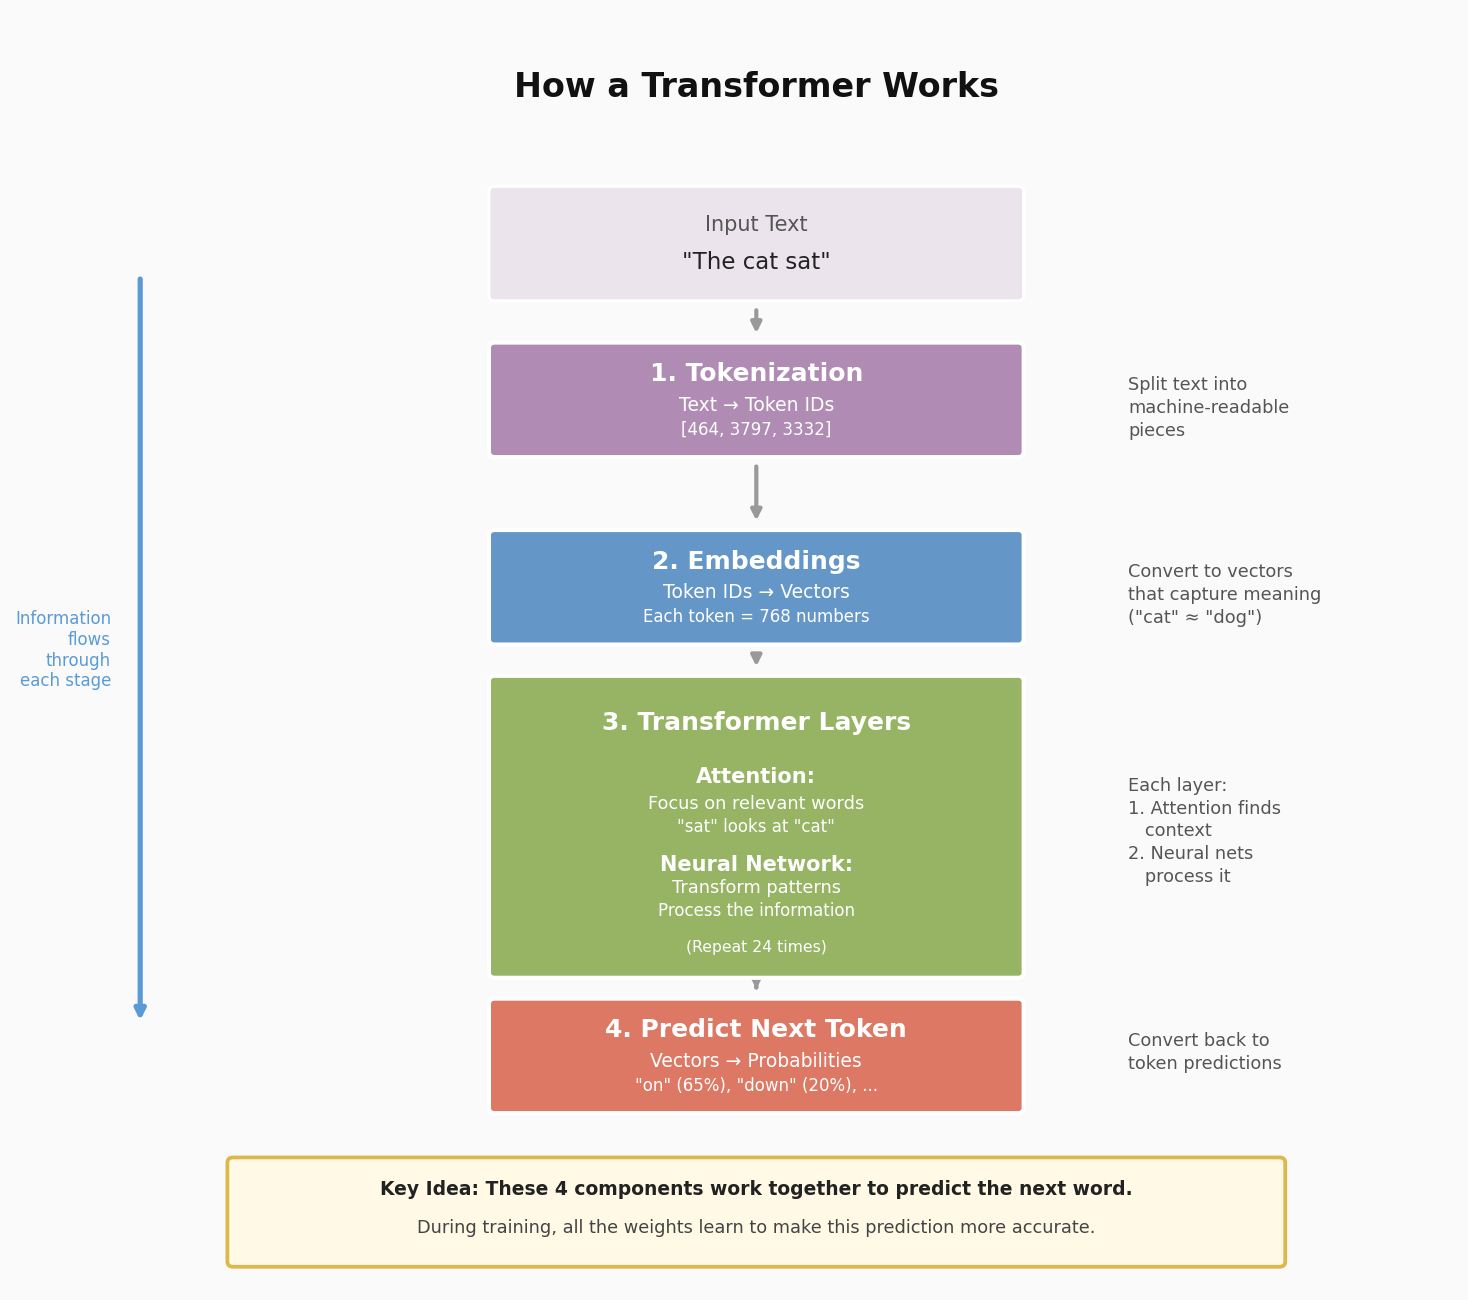

This chart was generated by the following Python code:
"""
Transformer Components: How the pieces fit together
====================================================
Shows the flow from text → tokenization → embeddings → transformer layers → output.

Generates: diagrams/base_model/transformer_components.png
"""

import matplotlib.patches as mpatches
import matplotlib.pyplot as plt

plt.rcParams.update({"font.family": "DejaVu Sans"})

# ── colours ────────────────────────────────────────────────────────────────────
C_BG = "#FAFAFA"
C_TOKENCOLOR = "#B08CB4"  # purple
C_EMBEDCOLOR = "#6496C8"  # blue
C_ATTNCOLOR = "#96B464"  # green
C_NNCOLOR = "#DC7864"  # red/orange

# ── layout ─────────────────────────────────────────────────────────────────────
FIG_W, FIG_H = 12, 11
BOX_W = 4.5
BOX_H = 1.0
TRANSFORMER_H = 2.8

# y-positions (top to bottom)
Y_TITLE = 10.3
Y_INPUT = 8.8
Y_TOKEN = 7.3
Y_EMBED = 5.5
Y_TRANSFORMER = 3.2
Y_OUTPUT = 1.0
Y_INSIGHT = -0.5

# x-positions
CX = FIG_W / 2  # center column
ANNOT_X = CX + 3.2  # annotation column


def rbox(ax, cx, cy, w, h, fc, ec="white", lw=2.0, z=2):
    """Draw a rounded box."""
    ax.add_patch(
        mpatches.FancyBboxPatch(
            (cx - w / 2, cy - h / 2),
            w,
            h,
            boxstyle="round,pad=0.05",
            fc=fc,
            ec=ec,
            lw=lw,
            zorder=z,
        )
    )


def arrow(ax, x1, y1, x2, y2, color="#999999", lw=2.0, z=1):
    """Draw an arrow."""
    ax.annotate(
        "",
        xy=(x2, y2),
        xytext=(x1, y1),
        arrowprops=dict(arrowstyle="-|>", color=color, lw=lw),
        zorder=z,
    )


def lbl(ax, x, y, s, size=11, color="#222222", weight="normal", ha="center", va="center"):
    """Draw text label."""
    ax.text(x, y, s, fontsize=size, color=color, fontweight=weight, ha=ha, va=va, zorder=5)


def multiline_lbl(ax, x, y, lines, size=9, color="#555555", ha="left"):
    """Draw multi-line annotation text."""
    for i, line in enumerate(lines):
        ax.text(x, y - i * 0.22, line, fontsize=size, color=color, ha=ha, va="center", zorder=5)


# ── figure ─────────────────────────────────────────────────────────────────────
fig, ax = plt.subplots(figsize=(FIG_W, FIG_H))
ax.set_xlim(0, FIG_W)
ax.set_ylim(-1.2, 11)
ax.set_facecolor(C_BG)
fig.patch.set_facecolor(C_BG)
ax.axis("off")

# ── title ──────────────────────────────────────────────────────────────────────
lbl(ax, CX, Y_TITLE, "How a Transformer Works", size=16, weight="bold", color="#111111")

# ── input text ─────────────────────────────────────────────────────────────────
rbox(ax, CX, Y_INPUT, BOX_W, BOX_H, fc=C_TOKENCOLOR + "33", lw=1.5)
lbl(ax, CX, Y_INPUT + 0.18, "Input Text", size=10, weight="normal", color="#555555")
lbl(ax, CX, Y_INPUT - 0.18, '"The cat sat"', size=11, weight="normal", color="#222222")

# ── 1. tokenization ────────────────────────────────────────────────────────────
arrow(ax, CX, Y_INPUT - BOX_H / 2 - 0.1, CX, Y_TOKEN + BOX_H / 2 + 0.1)

rbox(ax, CX, Y_TOKEN, BOX_W, BOX_H, fc=C_TOKENCOLOR)
lbl(ax, CX, Y_TOKEN + 0.25, "1. Tokenization", size=12, weight="bold", color="white")
lbl(ax, CX, Y_TOKEN - 0.05, "Text → Token IDs", size=9, color="white")
lbl(ax, CX, Y_TOKEN - 0.28, "[464, 3797, 3332]", size=8, color="white")

multiline_lbl(
    ax,
    ANNOT_X,
    Y_TOKEN + 0.15,
    ["Split text into", "machine-readable", "pieces"],
    size=8.5,
)

# ── 2. embeddings ──────────────────────────────────────────────────────────────
arrow(ax, CX, Y_TOKEN - BOX_H / 2 - 0.1, CX, Y_EMBED + BOX_H / 2 + 0.1)

rbox(ax, CX, Y_EMBED, BOX_W, BOX_H, fc=C_EMBEDCOLOR)
lbl(ax, CX, Y_EMBED + 0.25, "2. Embeddings", size=12, weight="bold", color="white")
lbl(ax, CX, Y_EMBED - 0.05, "Token IDs → Vectors", size=9, color="white")
lbl(ax, CX, Y_EMBED - 0.28, "Each token = 768 numbers", size=8, color="white")

multiline_lbl(
    ax,
    ANNOT_X,
    Y_EMBED + 0.15,
    ["Convert to vectors", "that capture meaning", '("cat" ≈ "dog")'],
    size=8.5,
)

# ── 3. transformer layers ──────────────────────────────────────────────────────
arrow(ax, CX, Y_EMBED - BOX_H / 2 - 0.1, CX, Y_TRANSFORMER + TRANSFORMER_H / 2 + 0.1)

rbox(ax, CX, Y_TRANSFORMER, BOX_W, TRANSFORMER_H, fc=C_ATTNCOLOR)
lbl(ax, CX, Y_TRANSFORMER + 1.0, "3. Transformer Layers", size=12, weight="bold", color="white")

# attention part
lbl(ax, CX, Y_TRANSFORMER + 0.48, "Attention:", size=10, weight="bold", color="white")
lbl(ax, CX, Y_TRANSFORMER + 0.22, "Focus on relevant words", size=8.5, color="white")
lbl(ax, CX, Y_TRANSFORMER + 0.00, '"sat" looks at "cat"', size=8, color="white")

# neural network part
lbl(ax, CX, Y_TRANSFORMER - 0.36, "Neural Network:", size=10, weight="bold", color="white")
lbl(ax, CX, Y_TRANSFORMER - 0.58, "Transform patterns", size=8.5, color="white")
lbl(ax, CX, Y_TRANSFORMER - 0.80, "Process the information", size=8, color="white")

lbl(ax, CX, Y_TRANSFORMER - 1.15, "(Repeat 24 times)", size=7.5, color="white", weight="normal")

multiline_lbl(
    ax,
    ANNOT_X,
    Y_TRANSFORMER + 0.4,
    ["Each layer:", "1. Attention finds", "   context", "2. Neural nets", "   process it"],
    size=8.5,
)

# ── 4. output ──────────────────────────────────────────────────────────────────
arrow(ax, CX, Y_TRANSFORMER - TRANSFORMER_H / 2 - 0.1, CX, Y_OUTPUT + BOX_H / 2 + 0.1)

rbox(ax, CX, Y_OUTPUT, BOX_W, BOX_H, fc=C_NNCOLOR)
lbl(ax, CX, Y_OUTPUT + 0.25, "4. Predict Next Token", size=12, weight="bold", color="white")
lbl(ax, CX, Y_OUTPUT - 0.05, "Vectors → Probabilities", size=9, color="white")
lbl(ax, CX, Y_OUTPUT - 0.28, '"on" (65%), "down" (20%), ...', size=8, color="white")

multiline_lbl(
    ax,
    ANNOT_X,
    Y_OUTPUT + 0.15,
    ["Convert back to", "token predictions"],
    size=8.5,
)

# ── key insight box ────────────────────────────────────────────────────────────
rbox(ax, CX, Y_INSIGHT, BOX_W + 4.5, 0.95, fc="#FFF9E6", ec="#DDB74C", lw=1.8, z=1)
lbl(
    ax,
    CX,
    Y_INSIGHT + 0.22,
    "Key Idea: These 4 components work together to predict the next word.",
    size=9,
    weight="bold",
    color="#222222",
)
lbl(
    ax,
    CX,
    Y_INSIGHT - 0.15,
    "During training, all the weights learn to make this prediction more accurate.",
    size=8.5,
    weight="normal",
    color="#444444",
)

# ── flow annotation (left side) ────────────────────────────────────────────────
flow_x = 0.7
arrow(
    ax,
    flow_x,
    Y_INPUT - 0.3,
    flow_x,
    Y_OUTPUT + 0.3,
    color="#5B9BD5",
    lw=2.5,
    z=0,
)

lbl(
    ax,
    flow_x - 0.25,
    (Y_INPUT + Y_OUTPUT) / 2,
    "Information\nflows\nthrough\neach stage",
    size=8,
    color="#5B9BD5",
    ha="right",
)

# ── save ───────────────────────────────────────────────────────────────────────
OUT = "diagrams/base_model/transformer_components.png"
plt.savefig(OUT, dpi=150, bbox_inches="tight", facecolor=C_BG)
print(f"Saved: {OUT}")
plt.close()
